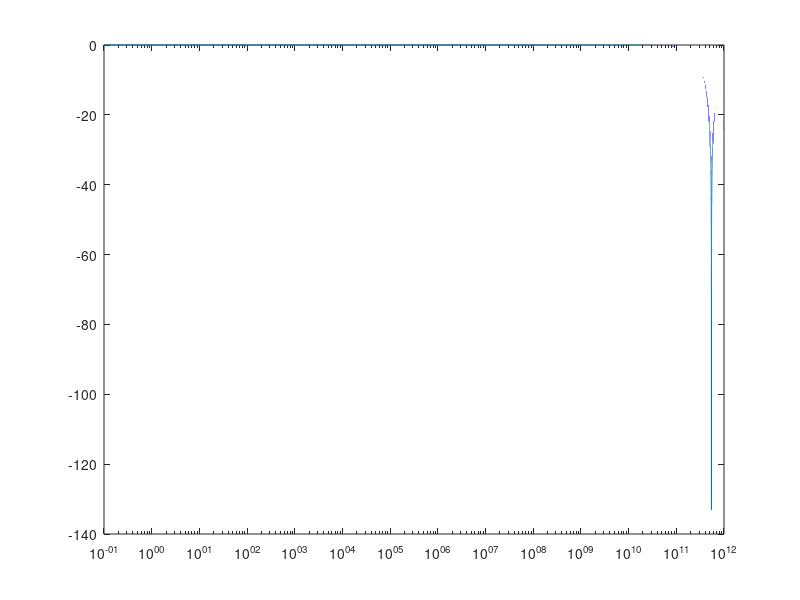

Source code (MATLAB): (Note: this script raises an error after producing the figure.)
clc
clear
close all

f = linspace(0.1,1e12,100000);
RL = 37;
RG = 50;
Z0 = 37;
ZL = RL;
L = 5e-3;    % m
omega = 2*pi.*f;
n_m = 3.75;
n_o = 3.86;
c = 3e8;    % m/s
alpha_dB = 10.8;    %dB/cm

%% punto a
alpha = 0;   %attenuazione al metro
gamma = alpha + 1i.*omega.*n_m./c;
Zin = Z0.*(ZL+Z0.*atan(gamma.*L))./(Z0+ZL.*atan(gamma.*L));
u_piu = alpha.*L + 1i.*omega./c.*(n_m-n_o).*L; 
u_meno = -alpha.*L + 1i.*omega./c.*(-n_m-n_o).*L; 
Fpiu = (1-exp(u_piu))./u_piu;
Fmeno = (1-exp(u_meno))./u_meno;

m = ((RL+RG)./RL).*abs(Zin./(Zin+RG)).*abs(((ZL+Z0).*Fpiu + (ZL-Z0).*Fmeno)./((ZL+Z0).*exp(gamma.*L) + (ZL-Z0).*exp(-gamma.*L)));
m_dB = 10.*log(m);
semilogx(f, m_dB)
yline(m_dB(1) - 3);
grid on
title("m(f) per una guida senza perdite e adatatta")
xlabel("frequenza [Hz]")
ylabel("m(f) [dB]")
xlim([0,1e12])

[~, indice_A] = min(abs(m_dB - (m_dB(1) - 3)));
f_meno3dB_A = f(indice_A)   % frequenza a -3dB

%% punto b
% alpha è espresso come attenuazione di potenza o di tensione?
alpha_10ghz = 10^(alpha_dB/20) *100; %attenuazione al metro a 10GHz
alpha0 = alpha_10ghz/(1e10)^0.5;    %attenuzione a 0Hz
alpha = alpha0.*f.^0.5; %attenuazione in funzione della frequenza
gamma = alpha + 1i.*omega.*n_m./c;
Zin = Z0.*(ZL+Z0.*atan(gamma.*L))./(Z0+ZL.*atan(gamma.*L));
u_piu = alpha.*L + 1i.*omega./c.*(n_m-n_o).*L; 
u_meno = -alpha.*L + 1i.*omega./c.*(-n_m-n_o).*L; 
Fpiu = (1-exp(u_piu))./u_piu;
Fmeno = (1-exp(u_meno))./u_meno;

m = ((RL+RG)./RL).*abs(Zin./(Zin+RG)).*abs(((ZL+Z0).*Fpiu + (ZL-Z0).*Fmeno)./((ZL+Z0).*exp(gamma.*L) + (ZL-Z0).*exp(-gamma.*L)));
m_dB = 10.*log(m);
hold on  
semilogx(f, m_dB)
yline(m_dB(1) - 3);
title("m(f) per una guida senza perdite e adatatta")
xlabel("frequenza [Hz]")
ylabel("m(f) [dB]")

[~, indice_B] = min(abs(m_dB - (m_dB(1) - 3)));
f_meno3dB_B = f(indice_B)   % frequenza a -3dB